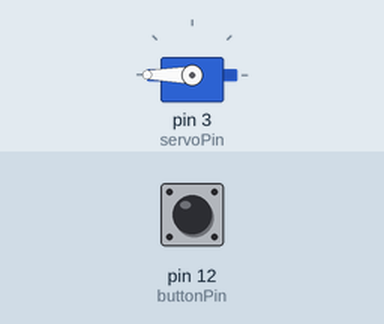
Recording of a sketch running on a simulated Arduino Uno, built with avr-gcc and run on an emulated ATmega328P. On the bench: servo. Inputs (shaded band) come from the test bench; at power-on: pin 12 (buttonPin) HIGH.

Above: at 2.2 s.
2.3 s: pin 12 (buttonPin) pulled LOW for 0.15 s
At 2.9 s:
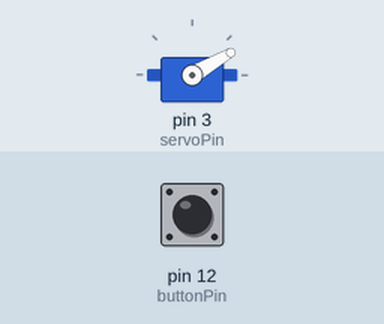
Timing chart, 0 to 6.8 s (numbered marks = the images above; inputs shaded):
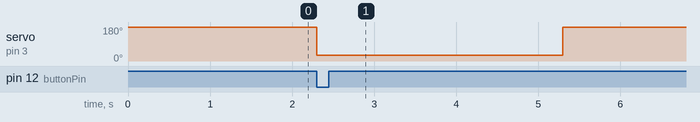

The sketch:

Smart_Arduino_Cat_Feeder.ino
```cpp
#include <Servo.h>

Servo myservo;

const int servoPin = 3;
const int buttonPin = 12;

unsigned long previousMillis = 0;
const unsigned long intervalMillis = 21600000;

void setup() {
  myservo.attach(servoPin);
  pinMode(buttonPin, INPUT_PULLUP);
  myservo.write(180);
  delay(1000);
  myservo.detach();
}

void loop() {
  unsigned long currentMillis = millis();
  int buttonVal = digitalRead(buttonPin);


  if (buttonVal == LOW) {
    myservo.attach(servoPin);
    myservo.write(30);
    delay(3000);
    myservo.write(180);
    delay(3000);
    myservo.detach();
    delay(2000);
  }


  if (currentMillis - previousMillis >= intervalMillis) {
    previousMillis = currentMillis;

    myservo.attach(servoPin);
    myservo.write(30);
    delay(3000);
    myservo.write(180);
    delay(3000);
    myservo.detach();
  }

  delay(13);
}
```

Measured:
- after the input at 2.3 s, servo on pin 3 (servoPin): 180° → 30° at once, → 180° 3.0 s later
